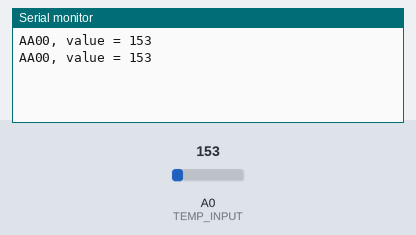
Bench run of a sketch on a simulated Arduino Uno, built with avr-gcc and run on an emulated ATmega328P. Parts: the last lines printed to the serial monitor. Inputs (shaded band) come from the test bench; at power-on: A0 (TEMP_INPUT) = 153.

Above: at 1.8 s.
1.9 s: A0 (TEMP_INPUT) set to 165
At 2.8 s:
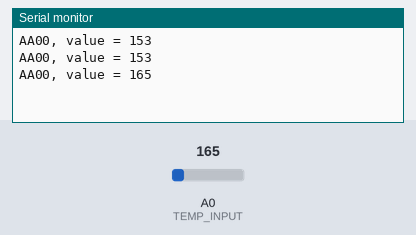
3.4 s: A0 (TEMP_INPUT) set to 175
At 4.3 s:
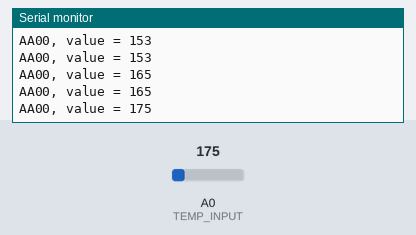
Timing chart, 0 to 6.4 s (numbered marks = the images above; inputs shaded):
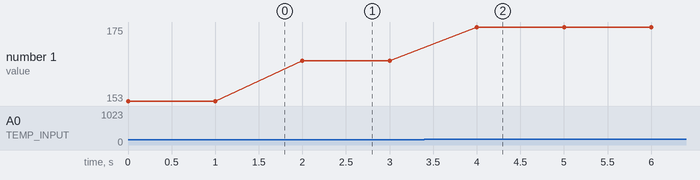

The sketch:

AAnn_tmp36_start.ino
```cpp
//
// AA00, TMP36 sensor
//

#define TEMP_INPUT 0
// or  int TEMP_INPUT = 0;

void setup() {
  Serial.begin(9600);
}

void loop() {
   //getting the voltage reading from the temperature sensor
  int value = analogRead(TEMP_INPUT);
  Serial.print("AA00, value = ");
  Serial.println(value);
//  Serial.print(" : ");

   // converting that reading to voltage
//   float voltage = value * 5.0 * 1000;  // in mV
//   voltage /= 1023.0;

   // print out the voltage
//   Serial.print(voltage);
//   Serial.print(" mV, ");

   // now print out the temperature
//   float temperatureC = (voltage - 500) / 10 ;
//   Serial.print(temperatureC);
//   Serial.println(" degrees C");

  delay(1000);
}
```

Measured:
- after the input at 1.9 s, the serial monitor: prints a new line after 0.10 s (image 1)
- after the input at 3.4 s, the serial monitor: prints a new line after 0.60 s (image 2)
- plotted number 1: 153 → 165 after the input at 1.9 s, 165 → 175 after the input at 3.4 s
